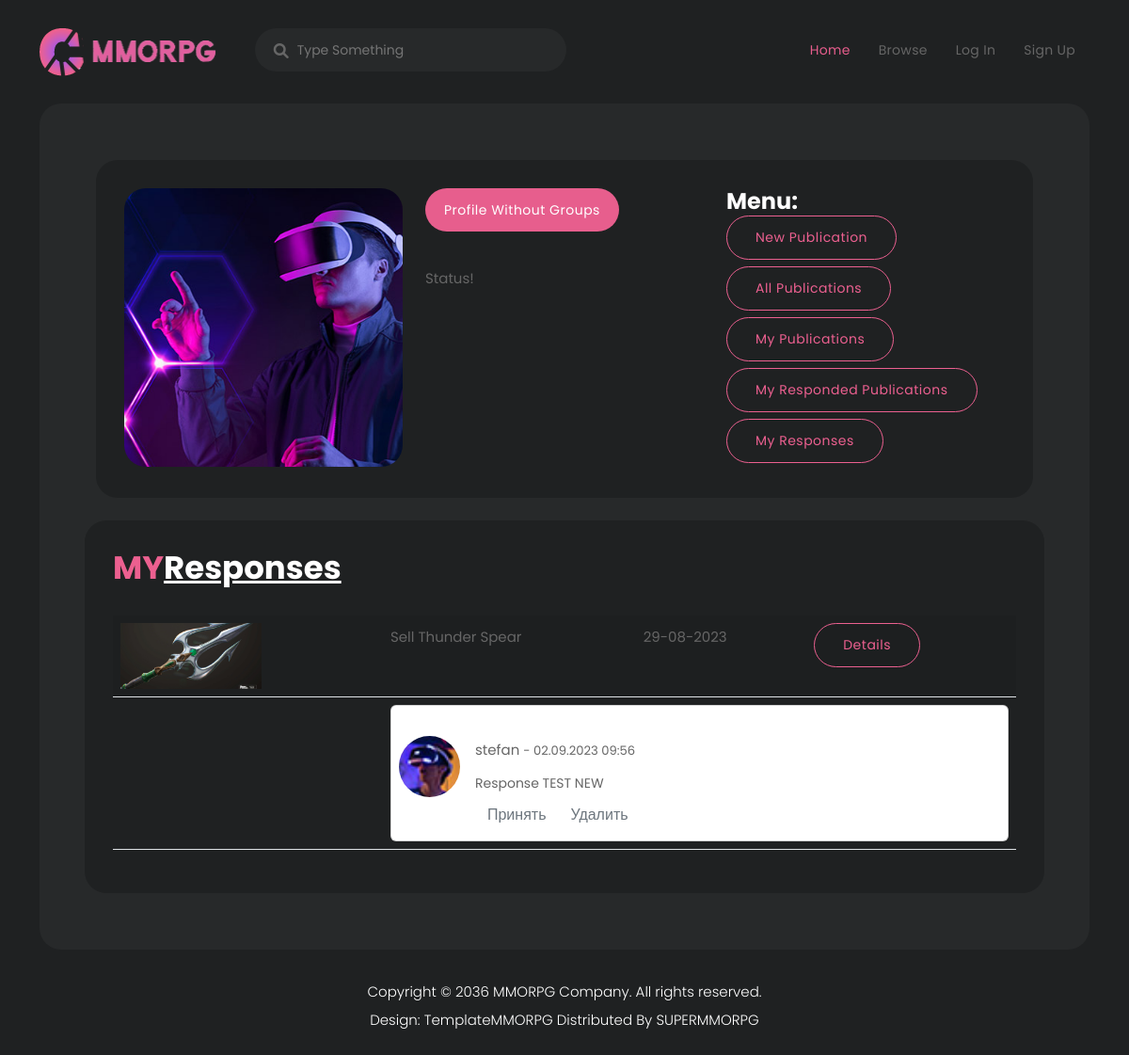
Page /posts/2/respdetail on the earlier database version.
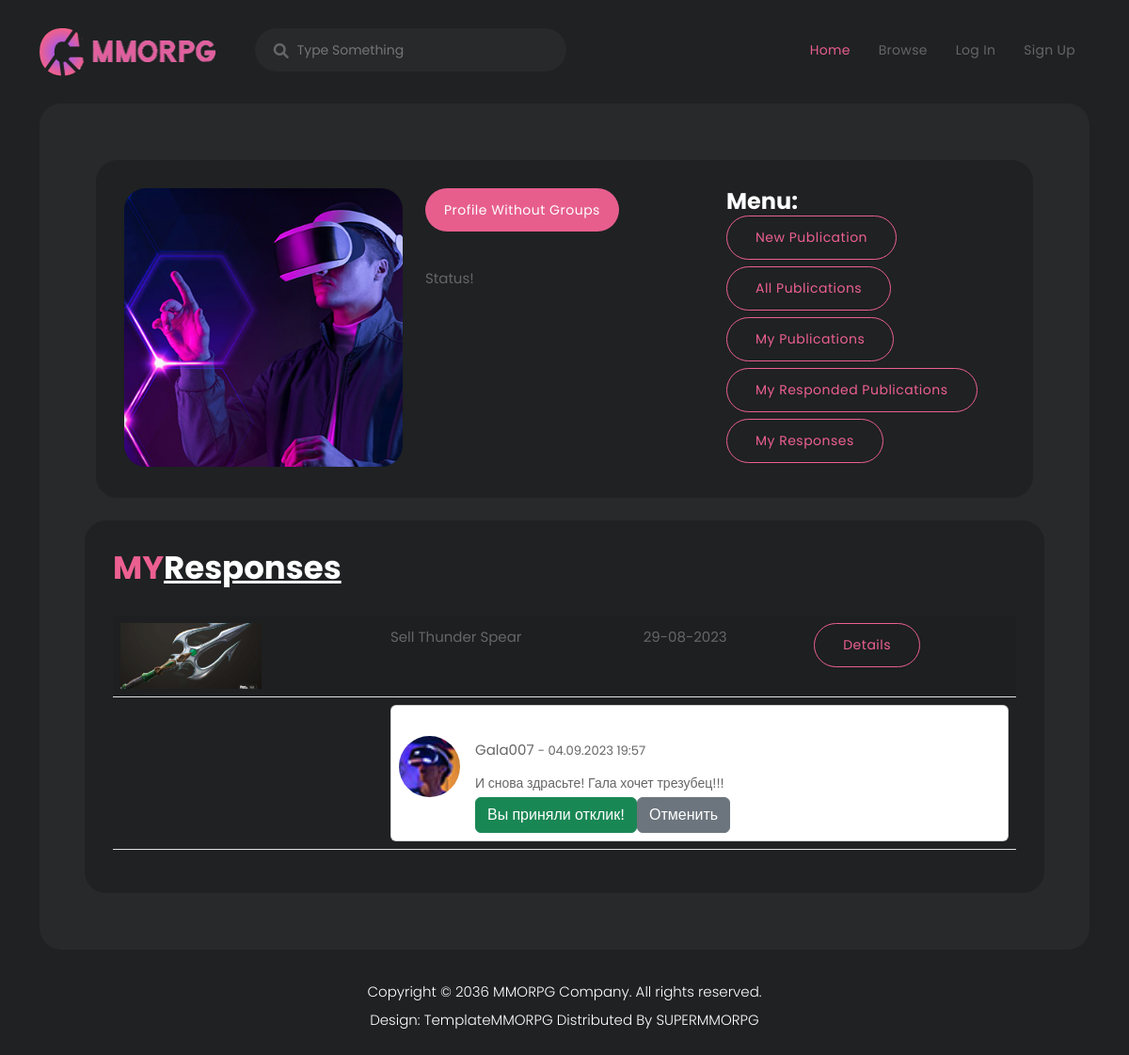
Same page on the later database version.
### posts/models.py (models this page shows, shortened)
class Post(models.Model):
    TANKS = 'TK'
    HEALERS = 'HL'
    DAMAGEDEALER = 'DD'
    TRADERS = 'TR'
    GUILDMASTERS = 'GM'
    QUESTGIVERS = 'QG'
    BLACKSMITH = 'BM'
    TANNERS = 'TN'
    POTIONSMASTERS = 'PM'
    WIZRADS = 'WZ'
    CATEGORY_CHOICES = (
        (TANKS, 'Танки'),
        (HEALERS, 'Хилы'),
        (DAMAGEDEALER, 'Даммагеры'),
        (TRADERS, 'Торговцы'),
        (GUILDMASTERS, 'Гилдмастеры'),
        (QUESTGIVERS, 'Квестгиверы'),
        (BLACKSMITH, 'Кузнецы'),
        (TANNERS, 'Кожевники'),
        (POTIONSMASTERS, 'Зельевары'),
        (WIZRADS, 'Мастера Заклинаний'),
    )
    author = models.ForeignKey(User, on_delete=models.CASCADE)
    postType = models.CharField(
        max_length=2, choices=CATEGORY_CHOICES)
    postCategory = models.ForeignKey(Category, on_delete=models.CASCADE)
    dateCreation = models.DateTimeField(auto_now_add=True)
    title = models.CharField(max_length=128)
    text = models.TextField()
    image = models.ImageField(upload_to='images/%Y-%m-%d/')
    respondent = models.ManyToManyField(Feedback, through='FeedBackMany')

class Feedback(models.Model):
    feedbackUser = models.ForeignKey(User, on_delete=models.CASCADE)
    text = models.TextField()
    dateCreation = models.DateTimeField(auto_now_add=True)
    acception = models.BooleanField(default=False)

### posts/views.py (the view)
# urls.py: path('<int:pk>/respdetail', ViewResponsesDetail.as_view(),
class ViewResponsesDetail(DetailView):
    model = Post
    template_name = 'accounts/profile_responses_detail.html'
    context_object_name = 'post'

### templates/accounts/profile_responses_detail.html
{% extends 'accounts/profile.html' %}
{%load static%}
{%block responses%}
<br>
<div class="row">
   <div class="col-lg-12">
      <div class='row'>
         <div class="featured-games header-text">
            <div class="heading-section">
               <h4>MY<em>Responses</em> </h4>
            </div>
            <table class="table table-striped ">
               <tr>
                  <td>
                     <img style="max-width: 70px; max-height:70px;" src="{{ post.image.url }}" class="self-image"
                        alt="Picture">
                  </td>
                  <td>
                     <p>{{ post.title }}</p>
                  </td>
                  <td>
                     <p>{{ post.dateCreation|date:'d-m-Y'}}</p>
                  </td>
                  <td>
                     <div class=" col-lg-4 main-border-button">
                        <a href="{%url 'posts:post_detail' post.id%}">Details</a>
                     </div>
                  </td>
               </tr>
               {%for resp in post.respondent.all%}
               <tr>
                  <td>
                  </td>
                  <td colspan="3">
                     <div class="card">
                        <div class="card-body p-2">
                           <div class="row">
                              <div class="col">
                                 <div class="flex-grow-1 flex-shrink-1">
                                    <div class="d-flex flex-start mt-4">
                                       <a class="me-3" href="#">
                                          <img class="rounded-circle shadow-1-strong"
                                             src="{%static 'assets/images/profile-header.jpg'%}" alt="avatar" width="65"
                                             height="65" />
                                       </a>
                                       <div class="flex-grow-1 flex-shrink-1">
                                          <div>
                                             <div class="d-flex justify-content-between align-items-center">
                                                <p class="mb-1">
                                                   {{resp.feedbackUser.username}}
                                                   <span class="small">-
                                                      {{resp.dateCreation|date:'d.m.Y H:i'}}</span>
                                                </p>
                                             </div>
                                             <p class="small mb-0">
                                                {{resp.text}}
                                             </p>
                                          </div>
                                          <div class="d-flex flex-row align-items-center">
                                             {%if not resp.acception%}
                                             <a href="{%url 'posts:feedback_accept' resp.id%}"
                                                class="btn small text-muted ml-2">Принять</a>
                                             <a href="{%url 'posts:feedback_delete' resp.id%}"
                                                class="btn small text-muted ml-2">Удалить</a>
                                             {%else%}
                                             <p class="btn btn-success small text-white ml-2">Вы приняли отклик!</p>
                                             <a href="{%url 'posts:feedback_no_accept' resp.id%}"
                                                class="btn btn-secondary small text-white ml-2">Отменить</a>
                                             {%endif%}
                                          </div>
                                       </div>
                                    </div>
                                 </div>
                              </div>
                           </div>
                        </div>
                     </div>
                  </td>
               </tr>
               {%endfor%}
            </table>
         </div>
      </div>
   </div>
</div>
{%endblock responses%}

### templates/accounts/profile.html (shortened to what this page needs)
{% extends 'default.html' %}
{%load static%}
{%block content%}
<div class="row">
  <div class="col-lg-12">
    <div class="main-profile ">
      <div class="row">
        <div class="col-lg-4">
          <img src="{%static 'assets/images/profile.jpg'%}" alt="" style="border-radius: 23px;">
        </div>
        <div class="col-lg-4 ">
          <div class="main-info header-text">
            {%if is_common_user%}
            <p><span>Common profile</span></p>
            {%else%}
            <p><span>Profile without groups</span></p>
            {%endif%}
            <p>Status!</p>
          </div>
        </div>
        <div class="col-lg-4">
          <h4>Menu:</h4>
          <div class="main-border-button">
            <a href="/posts/add">New Publication</a>
          </div>
          <div class="main-border-button">
            <a href="/posts">All Publications</a>
          </div>
          <div class="main-border-button">
            <a href="{%url 'posts:profile_posts'%}">My Publications</a>
          </div>
          <div class="main-border-button">
            <a href="{%url 'posts:profile_responsed'%}">My Responded Publications</a>
          </div>
          <div class="main-border-button">
            <a href="{%url 'posts:profile_responses'%}">My Responses</a>
          </div>
        </div>
      </div>
    </div>
  </div>
</div>
{%block responses%}
{%endblock responses%}
{%endblock content%}

### templates/default.html (shortened to what this page needs)
{%load static%}
<!DOCTYPE html>
<html lang="en">
<head>
   <link href="{%static 'vendor/bootstrap/css/bootstrap.min.css'%}" rel="stylesheet">
   <link rel="stylesheet" href="{%static 'assets/css/fontawesome.css'%}">
   <link rel="stylesheet" href="{%static 'assets/css/templatemo-cyborg-gaming.css'%}">
   <link rel="stylesheet" href="{%static 'assets/css/owl.css'%}">
   <link rel="stylesheet" href="{%static 'assets/css/animate.css'%}">
   <link rel="stylesheet" href="https://unpkg.com/swiper@7/swiper-bundle.min.css">
</head>
<body>
   {% include './includes/header.html' %}
   <div class="container">
      <div class="row">
         <div class="col">
            <div class="page-content ">
               {%block content%}
               {%endblock content%}
            </div>
         </div>
      </div>
   </div>
   {% include './includes/footer.html' %}
</body>
</html>

### templates/includes/header.html (shortened to what this page needs)
{%load static%}
<header class="header-area header-sticky">
  <div class="container">
    <div class="row">
      <div class="col-12">
        <nav class="main-nav">
          <a href="/" class="logo">
            <img src="{%static 'assets/images/logonew.png'%}" alt="">
          </a>
          <div class="search-input">
            <form id="search" action="#">
              <input type="text" placeholder="Type Something" id='searchText' name="searchKeyword"
                onkeypress="handle" />
              <i class="fa fa-search"></i>
            </form>
          </div>
          <ul class="nav">
            <li><a href="/" class="active">Home</a></li>
            <li><a href="/posts">Browse</a></li>
            {% if user.is_authenticated %}
            <li class="self-li "><a href="/profile">Profile<img src="{%static 'assets/images/profile-header.jpg'%}"
                  alt=""></a></li>
            <li><a href="/accounts/logout">Log Out</a></li>
            {%else%}
            <li class="self-li"><a href="/accounts/login">Log In</a></li>
            <li><a href="/accounts/signup" class=>Sign Up</a></li>
            {%endif%}
          </ul>
        </nav>
      </div>
    </div>
  </div>
</header>

### templates/includes/footer.html
<footer>
   <div class="container">
     <div class="row">
       <div class="col-lg-12">
         <p>Copyright © 2036 <a href="#">MMORPG</a> Company. All rights reserved.
         <br>Design: <a href="#" target="_blank" title="free CSS templates">TemplateMMORPG</a>  Distributed By <a href="#" target="_blank" >SUPERMMORPG</a></p>
       </div>
     </div>
   </div>
 </footer>

Differences in the rows shown:
removed Feedback: feedbackUser.username "stefan", dateCreation "02.09.2023 09:56", text "Response TEST NEW", acception "Принять"
added Feedback: feedbackUser.username "Gala007", dateCreation "04.09.2023 19:57", text "И снова здрасьте! Гала хочет трезубец!!!", acception "Вы приняли отклик!"
